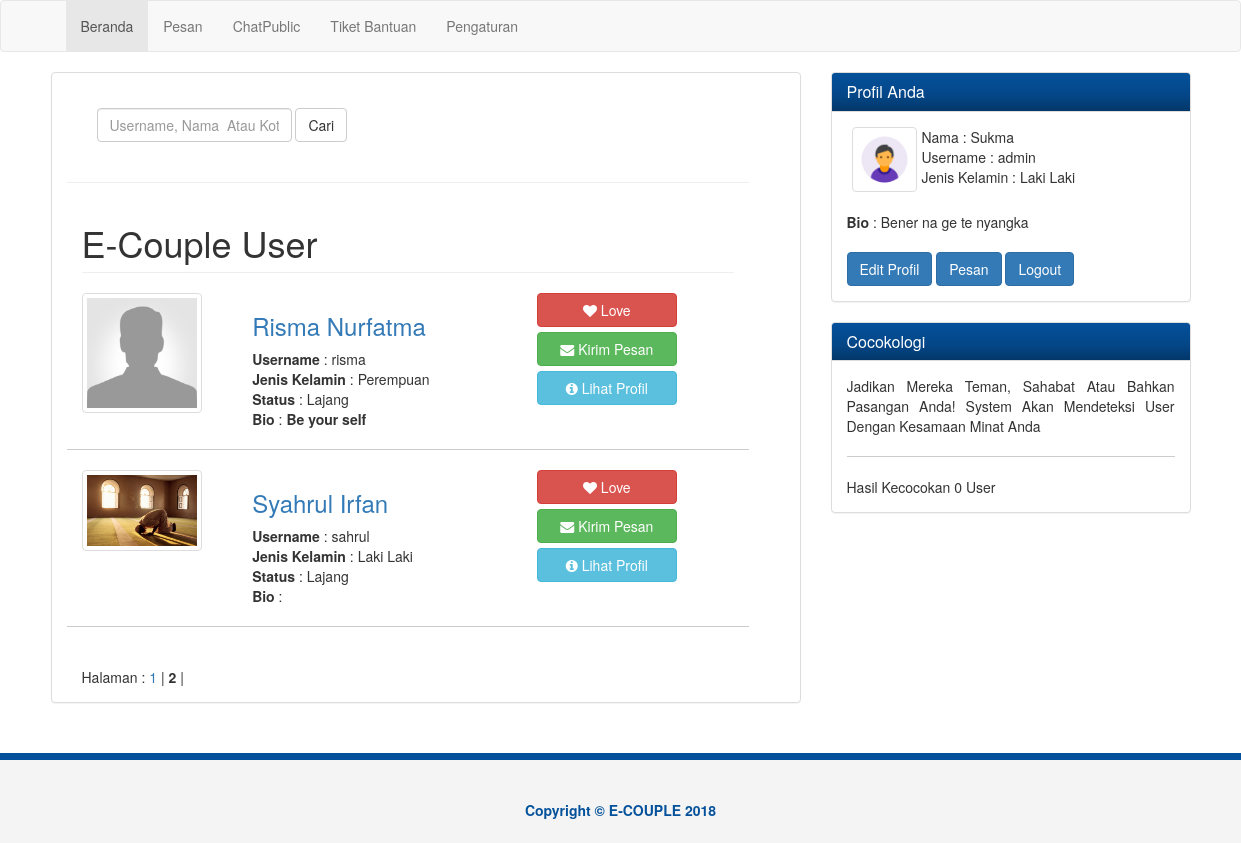
Page /pages/index.php?halaman=2 (signed in) on the committed database.
### tables this page shows
CREATE TABLE `user` (
  `id` int(11) NOT NULL AUTO_INCREMENT,
  `username` varchar(255) DEFAULT NULL,
  `password` varchar(255) DEFAULT NULL,
  `online` int(11) NOT NULL DEFAULT '1',
  `level` varchar(10) DEFAULT NULL,
  PRIMARY KEY (`id`)
);

CREATE TABLE `akun` (
  `idakun` int(11) NOT NULL AUTO_INCREMENT,
  `username` varchar(35) NOT NULL,
  `namadepan` varchar(50) DEFAULT NULL,
  `namabelakang` varchar(50) DEFAULT NULL,
  `foto` varchar(255) DEFAULT NULL,
  `jeniskelamin` varchar(255) DEFAULT NULL,
  `tempatlahir` varchar(255) NOT NULL DEFAULT '',
  `tanggallahir` date NOT NULL DEFAULT '0000-00-00',
  `goldarah` varchar(255) DEFAULT NULL,
  `alamat` varchar(255) DEFAULT NULL,
  `kota` varchar(255) DEFAULT NULL,
  `provinsi` varchar(255) DEFAULT NULL,
  `hobi` varchar(50) DEFAULT NULL,
  `status` varchar(50) DEFAULT NULL,
  `pendidikanterakhir` varchar(20) DEFAULT NULL,
  `bio` text,
  PRIMARY KEY (`idakun`)
);

### pages/members.php (the view, shortened to what this page needs)
<?php
  $nama = $_SESSION['emuk'];
  $batas   = 5;
  $halaman = @$_GET['halaman'];
  if(empty($halaman)){
   $posisi  = 0;
   $halaman = 1;
  }
  else{
    $posisi  = ($halaman-1) * $batas;
  }
?>
    <section >
      <div class="container">
        <div class="row">
        <div class="col-md-7">
        <div class="container" >
          <form class="form-inline" action="index.php?menu=member" method="post" >
            <div class="form-group">
              <input type="text" class="form-control" id="exampleInputEmail3" name="username" placeholder="Username, Nama  Atau Kota">
            </div>
            <button type="submit" name="cari" class="btn btn-default">Cari</button><br>
          </form>
      </div>
          <hr class="row member-row">
            <div class="members">
              <h1 class="page-header">E-Couple User</h1>
        <?php
          $member = mysqli_query($db,"select * from user a inner join akun b on a.username = b.username where a.username != '$nama' and a.username != 'admin'  LIMIT $posisi,$batas");
          while($tmp = mysqli_fetch_array($member)):
          $usernamenya  = $tmp['username'];
          $namadepan    = $tmp['namadepan'];
          $namabelakang = $tmp['namabelakang'];
          $jenkelamin   = $tmp['jeniskelamin'];
          $fotomember   = $tmp['foto'];
          $statusas     = $tmp['status'];
          $bionya       = $tmp['bio'];
        ?>
              <div class="row member-row">
                <div class="col-md-3">
                  <?php
                      if($fotomember != '')
                      {
                       echo"<img src='../img/profil/$fotomember' alt='foto profil' class='img-thumbnail' width='120px'  height='120px'>";
                      }
                      else
                      {
                        echo"<img src='../img/profil/user.png' alt='foto profil' class='img-thumbnail' width='100%'  height='100%'>";
                      }
                  ?>
                </div>
                <div class="col-md-5">
                  <div class="text-left">
                    <h3><a href="index.php?menu=profil&username=<?php echo $tmp['username']?>"><?php echo $namadepan.' '.$namabelakang?></a></h3>
                    <b>Username</b> : <?php echo $usernamenya ?><br>
                    <b>Jenis Kelamin</b> :
                    <?php
                      if($jenkelamin == 'L')
                      {
                        echo "Laki Laki";
                      }
                      else
                      {
                        echo "Perempuan";
                      }
                    ?>
                    <br>
                    <b>Status</b> : <?php echo $statusas ?><br>
                    <b>Bio</b> : <b><?php echo $bionya ?></b><br>
                  </div>
                </div>
                <div class="col-md-3">
                <?php
                  $love   = mysqli_query($db,"select * from love where username = '$usernamenya' and likers = '$nama'");
                  $hitung = $love->num_rows;
                  if($hitung > 0){
                ?>
                  <a href="../setting/function/love.php?user=<?php echo $usernamenya ?>" class="btn btn-default btn-block"><i class="fa fa-heart-o"></i> UnLove</a>
                <?php
                  }
                  else
                  {
                    $user123 = $tmp['username'];
                    $user1234=base64_encode($user123);
                ?>
                <a href="../setting/function/love.php?user=<?php echo $usernamenya ?>" class="btn btn-danger btn-block"><i class="fa fa-heart"></i> Love</a>
                <?php
                  }
                ?>
                <?php
                $infoo  = $tmp['username'];
                $en     = base64_encode($infoo);
                ?>
                  <a href="chatperson.php?user=<?php echo $user1234 ?>" class="btn btn-success btn-block"><i class="fa fa-envelope"></i> Kirim Pesan</a>
                  <a href="index.php?menu=profil&username=<?php echo $en ?>" class="btn btn-info btn-block"><i class="fa fa-info-circle"></i> Lihat Profil</a>
                </div>
              </div>
        <?php
          endwhile;
          $query2     = mysqli_query($db, "select * from user a inner join akun b on a.username = b.username where a.username != '$nama'");
          $jmldata    = mysqli_num_rows($query2);
          $jmlhalaman = ceil($jmldata/$batas);
          echo "<br> Halaman : ";
          for($i=1;$i<=$jmlhalaman;$i++)
          if ($i != $halaman){
           echo " <a href=\"index.php?halaman=$i\">$i</a> | ";
          }
          else{
           echo " <b>$i</b> | ";
          }
        ?>
        </div>
      </div>
    </div>
  </div>
  </section>

### pages/index.php (shortened to what this page needs)
<?php
  include_once('../setting/koneksi.php');
  $nama = $_SESSION['emuk'];
   $tampilkan = mysqli_query($db, "select * from user a inner join akun b on
   a.username = b.username where a.username = '$nama' ");
   while($row = mysqli_fetch_assoc($tampilkan)):
    $nmdepan = $row['namadepan'];
    $foto    = $row['foto'];
    $jk      = $row['jeniskelamin'];
    $provinsi= $row['provinsi'];
    $status  = $row['status'];
    $bio     = $row['bio'];
    endwhile;
?>
<!DOCTYPE html>
<html lang="en">
  <head>
    <link href="../css/bootstrap.css" rel="stylesheet">
    <link href="../css/style.css" rel="stylesheet">
    <link href="../css/font-awesome.css" rel="stylesheet">
  </head>
  <body >
    <nav class="navbar navbar-default">
      <div class="container" >
        <div id="navbar" class="collapse navbar-collapse">
          <ul class="nav navbar-nav">
            <li class="active"><a href="index.php">Beranda</a></li>
            <li><a href="chatperson.php">Pesan
            </a></li>
            <li><a href="chatgroup.php">ChatPublic</a></li>
            <li><a href="index.php?menu=tiket">Tiket Bantuan</a></li>
            <li><a href="index.php?menu=pengaturan">Pengaturan</a></li>
          </ul>
        </div>
      </div>
    </nav>
    <section>
      <div class="container">
        <div class="row">
          <div class="col-md-8">
            <div class="panel panel-default post">
              <div class="panel-body">
             <?php
        		if($_GET['menu'] <> '' )
        		{
        			include"".$_GET['menu'].".php";
        		}
        		else
        		{
        			include"members.php";
        		}
    		    ?>
              </div>
            </div>
          </div>
          <div class="col-md-4">
            <div class="panel panel-default friends">
              <div class="panel-heading">
                <h3 class="panel-title">Profil Anda</h3>
              </div>
              <div class="panel-body">
                  <li><a href="#" data-toggle="modal" data-target="#foto" class="thumbnail">
                  <?php
                  if($foto != '')
                  {
                    echo"<img src='../img/profil/$foto' alt='foto profil'>";
                  }
                  else
                  {
                    echo"<img src='../img/profil/user.png' alt='foto profil'>";
                  }
                  ?>
                  </a></li>
                <div class="clearfix">
                  Nama : <?php echo $nmdepan ?><br>
                  Username : <?php echo $nama ?><br>
                  Jenis Kelamin : <?php
                  if($jk == 'L'){
                    echo "Laki Laki";
                  }
                  else{
                    echo "Perempuan";
                  }
                  ?> <br>
                </div>
                <div class="clearfix">
                <b>Bio</b> : <?php echo $bio ?>
                </div><br>
                  <a class="btn btn-primary" href="index.php?menu=profil">Edit Profil</a>
                  <a class="btn btn-primary" href="chatperson.php">Pesan</a>
                  <a class="btn btn-primary" href="../setting/function/proses_logout.php">Logout</a>
              </div>
            </div>
            <div class="panel panel-default groups">
              <div class="panel-heading">
                <h3 class="panel-title">Cocokologi </h3>
              </div>
              <div class="panel-body">
              <div class="group-item">
              <p align="justify">Jadikan Mereka Teman, Sahabat Atau Bahkan Pasangan Anda! System Akan Mendeteksi User Dengan Kesamaan Minat Anda</p>
              </div>
                <?php
                  $cocoka= mysqli_query($db, "select * from akun where jeniskelamin != '$jk' and status = '$status' and provinsi ='$provinsi' AND username != '$nama'
                     ");
                  $jum   = $cocoka->num_rows;
                ?>
                <?php
                  if($jum > 5){
                  echo"Hasil Kecocokan $jum User";
                ?>
                <a href="#" class="btn btn-primary">Lihat Hasil Cocokologi Selengkapnya</a>
                <?php
                  }
                else
                {
                  echo"Hasil Kecocokan $jum User";
                }
                ?>
              </div>
            </div>
          </div>
        </div>
      </div>
    </section>
    <footer>
      <div class="container">
        <p>Copyright &copy E-COUPLE 2018</p>
      </div>
    </footer>
  </body>
</html>

### css/style.css (style rules this page uses)
.panel-heading { background-image: linear-gradient(#04519b, #044687 60%, #033769); color: #fff !important; }
.friends li { list-style: none; padding:0 5px; display:inline; float:left; }
.friends img { width: 55px; }
.group-item { padding-bottom: 10px; margin-bottom: 20px; border-bottom: 1px solid #ccc; overflow: auto; }
footer { background: #f4f4f4; height: 90px; color: #04519b; font-weight: bold; text-align: center; padding-top: 40px; margin-top: 30px; border-top: 7px solid #04519b; }
.members .member-row { border-bottom: 1px solid #ccc; padding-bottom: 20px; margin-bottom: 20px; }
.members img { margin-bottom: 5px; }

### rows in the picture
user: akun.foto (placeholder picture), akun.namadepan "Risma", akun.namabelakang "Nurfatma", akun.username "risma", shows "Perempuan", akun.status "Lajang", akun.bio "Be your self"
user: akun.foto (picture), akun.namadepan "Syahrul", akun.namabelakang "Irfan", akun.username "sahrul", shows "Laki Laki", akun.status "Lajang"
user: akun.foto (picture), akun.namadepan "Sukma", akun.bio "Bener na ge te nyangka"

### other values in the picture
$nama "admin"
$jum "0"
